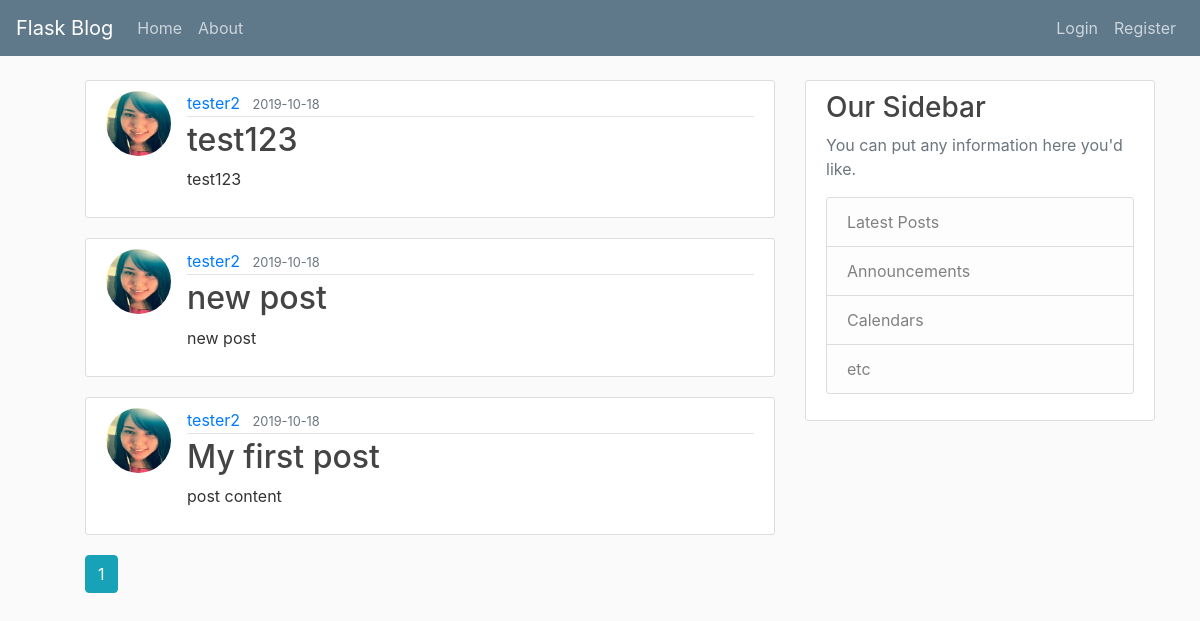
The app's page /home, older data.
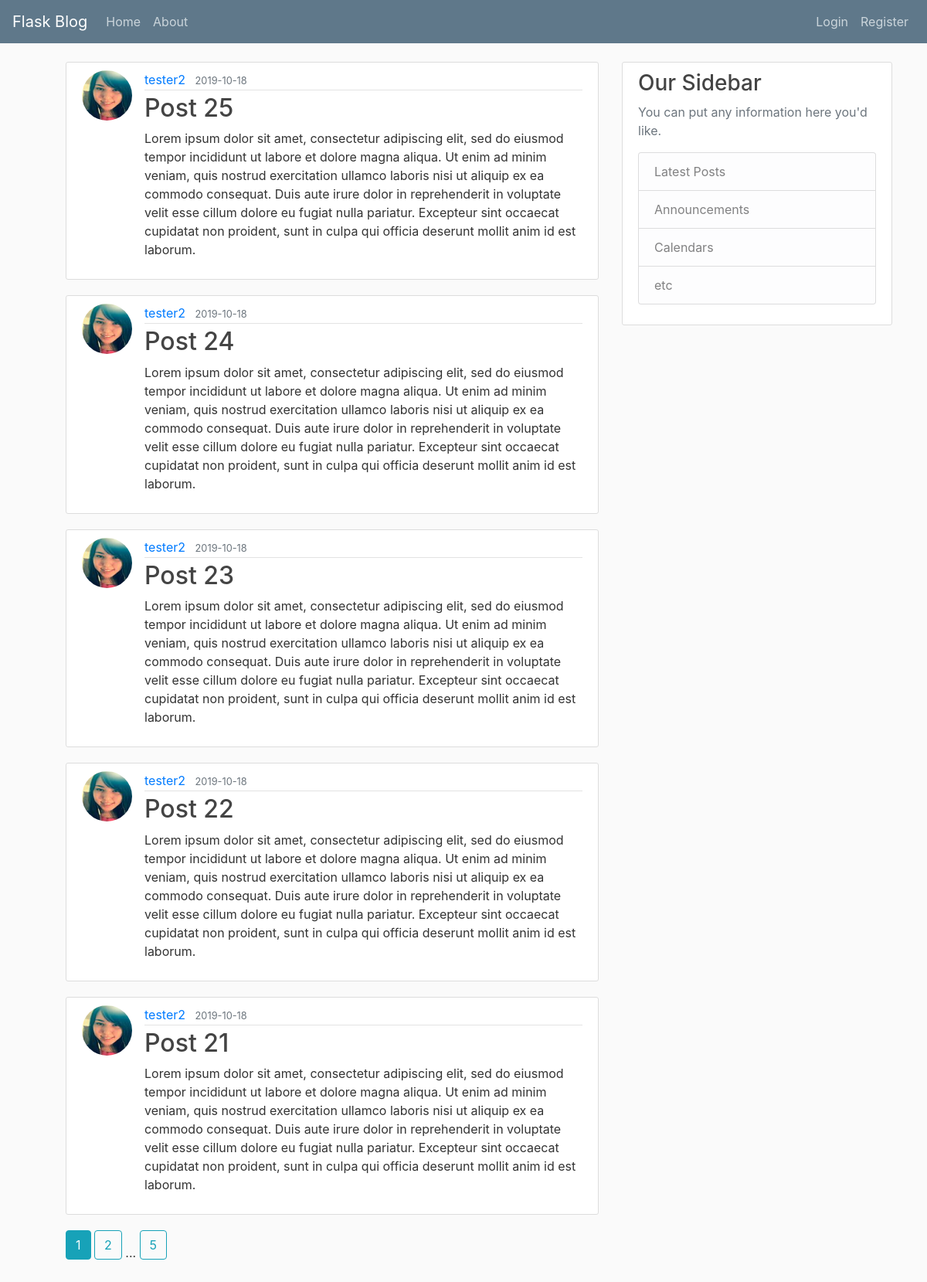
The same page, newer data.
### flaskblog/models.py (models this page shows, shortened)
class Post(db.Model):
    id = db.Column(db.Integer, primary_key=True)
    title = db.Column(db.String(100), nullable=False)
    date_posted = db.Column(db.DateTime, nullable=False, default=datetime.utcnow)
    content = db.Column(db.Text, nullable=False)
    user_id = db.Column(db.Integer, db.ForeignKey('user.id'), nullable=True)

class User(db.Model, UserMixin):
    id = db.Column(db.Integer, primary_key=True)
    username = db.Column(db.String(20), unique=True, nullable=False)
    email = db.Column(db.String(120), unique=True, nullable=False)
    image_file = db.Column(db.String(20), nullable=False, default='default.png')
    password = db.Column(db.String(60), nullable=False)
    posts = db.relationship('Post', backref='author', lazy=True)

### flaskblog/main/routes.py (the view)
@main.route('/')
@main.route('/home')
def home():
    page = request.args.get('page', 1, type=int)
    posts = Post.query.order_by(Post.date_posted.desc()).paginate(page=page, per_page=5)
    return render_template('home.html', posts=posts)

### flaskblog/templates/home.html
{% extends 'layout.html' %}
{% block content %}
    <ul>
        {% for post in posts.items %}
            <li style="list-style:none;">
                <article class="media content-section">
                    <img src="{{url_for('static', filename='profile_pics/' + post.author.image_file)}}" class="rounded-circle article-img">
                  <div class="media-body">
                    <div class="article-metadata">
                      <a class="mr-2" href="{{url_for('users.user_posts', username=post.author.username)}}">{{ post.author.username }}</a>
                      <small class="text-muted">{{ post.date_posted.strftime('%Y-%m-%d') }}</small>
                    </div>
                    <h2><a class="article-title" href="{{url_for('posts.post', post_id=post.id)}}">{{ post.title }}</a></h2>
                    <p class="article-content">{{ post.content }}</p>
                  </div>
                </article>
            </li>
        {% endfor %}
        {% for page_num in posts.iter_pages(left_edge=1, right_edge=1, left_current=1, right_current=2) %}
            {% if page_num %}
                {% if posts.page == page_num %}
                    <a class="btn btn-info mb-4" href="{{url_for('main.home', page=page_num)}}">{{page_num}}</a>
                {% else %}
                    <a class="btn btn-outline-info mb-4" href="{{url_for('main.home', page=page_num)}}">{{page_num}}</a>
                {% endif %}
            {% else %}
                ...
            {% endif %}
        {% endfor %}
    </ul>
{% endblock content %}

### flaskblog/templates/layout.html (shortened to what this page needs)
<!doctype html>
<html lang="en">
  <head>
    <link rel="stylesheet" href="https://stackpath.bootstrapcdn.com/bootstrap/4.3.1/css/bootstrap.min.css">
    <link rel="stylesheet" type="text/css" href="{{ url_for('static', filename='main.css')}}">
  </head>
  <body>
      <header class="site-header">
        <nav class="navbar navbar-expand-md navbar-dark bg-steel fixed-top">
          <a class="navbar-brand" href="#">Flask Blog</a>
          <div class="collapse navbar-collapse" id="navbarToggle">
              <div class="navbar-nav mr-auto">
                <a class="nav-item nav-link" href="{{url_for('main.home')}}">Home</a>
                <a class="nav-item nav-link" href="{{url_for('main.about')}}">About</a>
              </div>
              <div class="navbar-nav">
                  {% if current_user.is_authenticated %}
                  <a class="nav-item nav-link" href="{{url_for('posts.new_post')}}">New Post</a>
                  <a class="nav-item nav-link" href="{{url_for('users.logout')}}">Logout</a>
                  <a class="nav-item nav-link" href="{{url_for('users.account')}}">Account</a>
                  {% else %}
                  <a class="nav-item nav-link" href="{{url_for('users.login')}}">Login</a>
                  <a class="nav-item nav-link" href="{{url_for('users.register')}}">Register</a>
                  {% endif %}
              </div>
          </div>
        </nav>
      </header>
      <main role="main" class="container">
      <div class="row">
        <div class="col-md-8">
            {% block content %}{% endblock %}
        </div>
        <div class="col-md-4">
          <div class="content-section">
            <h3>Our Sidebar</h3>
            <p class='text-muted'>You can put any information here you'd like.
              <ul class="list-group">
                <li class="list-group-item list-group-item-light">Latest Posts</li>
                <li class="list-group-item list-group-item-light">Announcements</li>
                <li class="list-group-item list-group-item-light">Calendars</li>
                <li class="list-group-item list-group-item-light">etc</li>
              </ul>
            </p>
          </div>
        </div>
      </div>
    </main>
  </body>
</html>

### flaskblog/static/main.css (style rules this page uses)
body { background: #fafafa; color: #333333; margin-top: 5rem; }
h1, h2, h3, h4, h5, h6 { color: #444444; }
.bg-steel { background-color: #5f788a; }
.site-header .navbar-nav .nav-link { color: #cbd5db; }
.content-section { background: #ffffff; padding: 10px 20px; border: 1px solid #dddddd; border-radius: 3px; margin-bottom: 20px; }
.article-title { color: #444444; }
.article-content { white-space: pre-line; }
.article-img { height: 65px; width: 65px; margin-right: 16px; }
.article-metadata { padding-bottom: 1px; margin-bottom: 4px; border-bottom: 1px solid #e3e3e3 }

Row changes from the older to the newer data that the page shows:
removed Post: image_file (picture), author.username "tester2", date_posted "2019-10-18", title "test123", content "test123"
removed Post: image_file (picture), author.username "tester2", date_posted "2019-10-18", title "new post", content "new post"
removed Post: image_file (picture), author.username "tester2", date_posted "2019-10-18", title "My first post", content "post content"
added Post: image_file (picture), author.username "tester2", date_posted "2019-10-18", title "Post 25", content "Lorem ipsum dolor sit amet, consectetur adipiscing elit, sed do eiusmod tempor incididunt ut labore et dolore magna aliqua. Ut enim ad minim veniam, quis nostrud exercitation ullamco laboris nisi ut aliquip ex ea commodo consequat. Duis aute irure dolor in reprehenderit in voluptate velit esse cillum dolore eu fugiat nulla pariatur. Excepteur sint occaecat cupidatat non proident, sunt in culpa qui officia deserunt mollit anim id est laborum."
added Post: image_file (picture), author.username "tester2", date_posted "2019-10-18", title "Post 24", content "Lorem ipsum dolor sit amet, consectetur adipiscing elit, sed do eiusmod tempor incididunt ut labore et dolore magna aliqua. Ut enim ad minim veniam, quis nostrud exercitation ullamco laboris nisi ut aliquip ex ea commodo consequat. Duis aute irure dolor in reprehenderit in voluptate velit esse cillum dolore eu fugiat nulla pariatur. Excepteur sint occaecat cupidatat non proident, sunt in culpa qui officia deserunt mollit anim id est laborum."
added Post: image_file (picture), author.username "tester2", date_posted "2019-10-18", title "Post 23", content "Lorem ipsum dolor sit amet, consectetur adipiscing elit, sed do eiusmod tempor incididunt ut labore et dolore magna aliqua. Ut enim ad minim veniam, quis nostrud exercitation ullamco laboris nisi ut aliquip ex ea commodo consequat. Duis aute irure dolor in reprehenderit in voluptate velit esse cillum dolore eu fugiat nulla pariatur. Excepteur sint occaecat cupidatat non proident, sunt in culpa qui officia deserunt mollit anim id est laborum."
added Post: image_file (picture), author.username "tester2", date_posted "2019-10-18", title "Post 22", content "Lorem ipsum dolor sit amet, consectetur adipiscing elit, sed do eiusmod tempor incididunt ut labore et dolore magna aliqua. Ut enim ad minim veniam, quis nostrud exercitation ullamco laboris nisi ut aliquip ex ea commodo consequat. Duis aute irure dolor in reprehenderit in voluptate velit esse cillum dolore eu fugiat nulla pariatur. Excepteur sint occaecat cupidatat non proident, sunt in culpa qui officia deserunt mollit anim id est laborum."
added Post: image_file (picture), author.username "tester2", date_posted "2019-10-18", title "Post 21", content "Lorem ipsum dolor sit amet, consectetur adipiscing elit, sed do eiusmod tempor incididunt ut labore et dolore magna aliqua. Ut enim ad minim veniam, quis nostrud exercitation ullamco laboris nisi ut aliquip ex ea commodo consequat. Duis aute irure dolor in reprehenderit in voluptate velit esse cillum dolore eu fugiat nulla pariatur. Excepteur sint occaecat cupidatat non proident, sunt in culpa qui officia deserunt mollit anim id est laborum."
Text that changed along with them:
new list line: "2"
new list line: "5"
